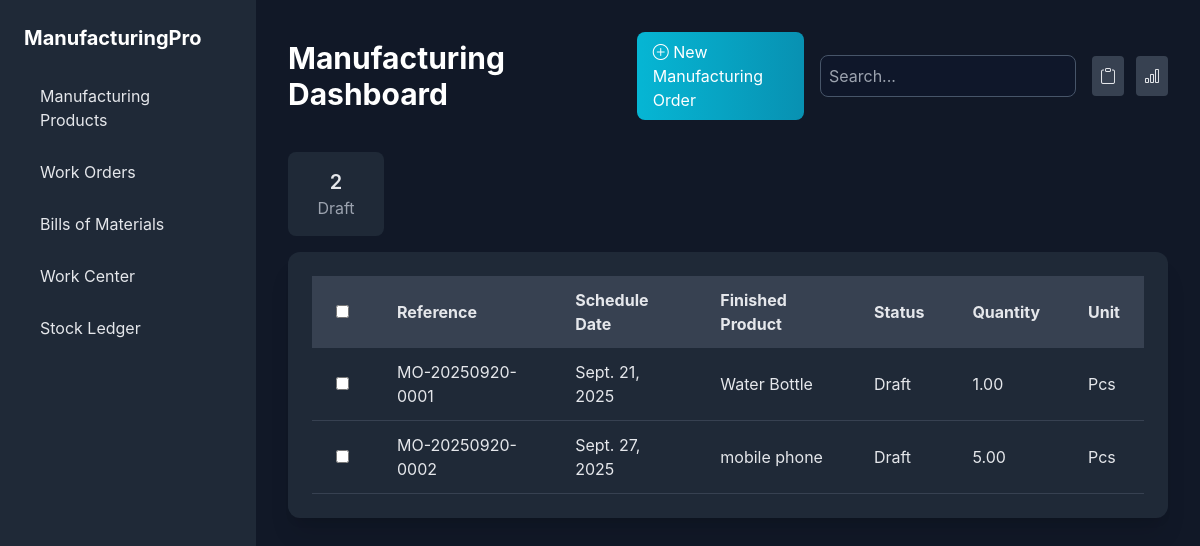
The page /work_order_analysis/ on the database as committed earlier.
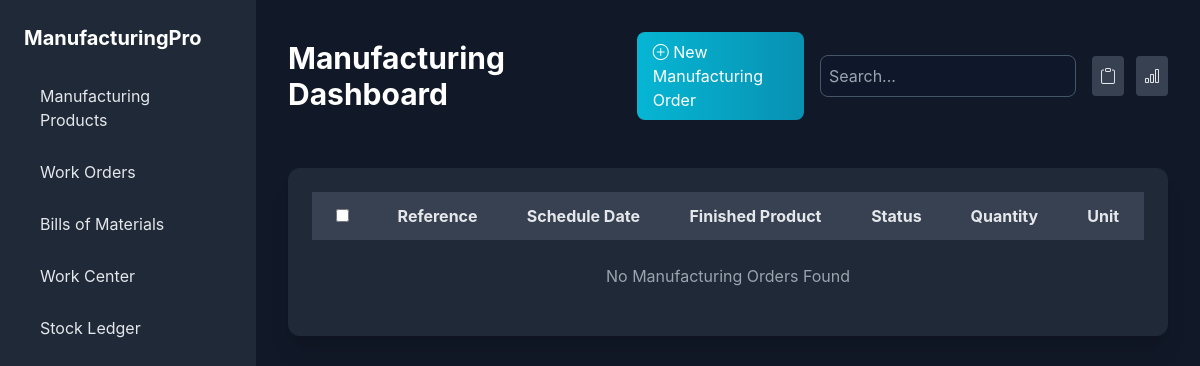
The same page on the database as committed later.
### myapp/models.py (models this page shows, shortened)
class ManufacturingOrder(models.Model):
    STATUS_CHOICES = [
        ('Draft', 'Draft'),
        ('Confirmed', 'Confirmed'),
        ('In-Progress', 'In-Progress'),
        ('To Close', 'To Close'),
        ('Done', 'Done'),
    ]
    reference = models.CharField(max_length=20, unique=True)
    schedule_date = models.DateField()
    product = models.ForeignKey(Product, on_delete=models.CASCADE, related_name='manufacturing_orders')
    assignee = models.CharField(max_length=100, blank=True, null=True)
    quantity = models.DecimalField(max_digits=10, decimal_places=2)
    unit = models.CharField(max_length=10, choices=Product.UNIT_CHOICES, default='Units')
    bom = models.ForeignKey(BillOfMaterials, on_delete=models.SET_NULL, null=True, blank=True)
    status = models.CharField(max_length=20, choices=STATUS_CHOICES, default='Draft')
    created_at = models.DateTimeField(auto_now_add=True)

class Product(models.Model):
    UNIT_CHOICES = [
        ('Units', 'Units'),
        ('Kg', 'Kilogram'),
        ('Litre', 'Litre'),
        ('Meter', 'Meter'),
        ('Pcs', 'Pieces'),
    ]
    name = models.CharField(max_length=100)
    unit_cost = models.DecimalField(max_digits=10, decimal_places=2)
    unit_choices = [('pcs', 'Pieces'), ('kg', 'Kilogram')]
    unit = models.CharField(max_length=10, choices=unit_choices)
    on_hand = models.DecimalField(max_digits=10, decimal_places=2, default=0)
    description = models.TextField(blank=True, null=True)
    on_hand = models.DecimalField(max_digits=12, decimal_places=2, default=0)
    free_to_use = models.DecimalField(max_digits=12, decimal_places=2, default=0)
    incoming = models.DecimalField(max_digits=12, decimal_places=2, default=0)
    outgoing = models.DecimalField(max_digits=12, decimal_places=2, default=0)
    total_value = models.DecimalField(max_digits=14, decimal_places=2, default=0)
    created_at = models.DateTimeField(auto_now_add=True)
    updated_at = models.DateTimeField(auto_now=True)
    class Meta:
        ordering = ['name']

### myapp/views.py (the view)
# urls.py: path('work_order_analysis/', views.work_order_analysis, name='work_order_analysis'),
def work_order_analysis(request):
    status_counts = ManufacturingOrder.objects.values('status').annotate(count=Count('id'))
    status_dict = {item['status']: item['count'] for item in status_counts}
    total_count = ManufacturingOrder.objects.count()
    context = {
        "status_counts": status_dict,
        "all_count": total_count,
        "manufacturing_orders": ManufacturingOrder.objects.all(),
    }
    return render(request, "work_order_analysis.html", context)

### templates/work_order_analysis.html (shortened to what the changed rows need)
<!DOCTYPE html>
<html lang="en">
<head>
    <script src="https://cdn.tailwindcss.com"></script>
    <link href="https://cdn.jsdelivr.net/npm/bootstrap-icons/font/bootstrap-icons.css" rel="stylesheet">
</head>
<body class="bg-gray-900 text-gray-200 min-h-screen flex">
    <aside class="w-64 bg-gray-800 p-6 min-h-screen">
        <h2 class="text-xl font-bold text-white mb-6">ManufacturingPro</h2>
    </aside>
    <main class="flex-1 p-4 sm:p-6 lg:p-8">
        <div class="flex flex-col md:flex-row items-center justify-between gap-4 mb-8">
            <h1 class="text-3xl font-bold text-white">Manufacturing Dashboard</h1>
        </div>
        <div class="grid grid-cols-8 gap-4 my-4">
            {% for key, value in status_counts.items %}
            <div class="bg-gray-800 p-4 rounded-lg text-center">
                <h2 class="text-xl font-semibold">{{ value }}</h2>
                <p class="text-gray-400">{{ key }}</p>
            </div>
            {% endfor %}
        </div>
        <div class="bg-gray-800 rounded-xl shadow-xl p-6 overflow-x-auto">
            <table class="min-w-full text-left">
                <thead class="bg-gray-700 text-gray-200">
                    <tr>
                        <th class="px-6 py-3"><input type="checkbox" id="selectAll"></th>
                        <th class="px-6 py-3">Reference</th>
                        <th class="px-6 py-3">Schedule Date</th>
                        <th class="px-6 py-3">Finished Product</th>
                        <th class="px-6 py-3">Status</th>
                        <th class="px-6 py-3">Quantity</th>
                        <th class="px-6 py-3">Unit</th>
                    </tr>
                </thead>
                <tbody class="text-gray-200">
                    {% for mo in manufacturing_orders %}
                    <tr class="border-b border-gray-700 hover:bg-gray-600 transition duration-150">
                        <td class="px-6 py-3"><input type="checkbox" class="order-checkbox"></td>
                        <td class="px-6 py-3">{{ mo.reference }}</td>
                        <td class="px-6 py-3">{{ mo.schedule_date }}</td>
                        <td class="px-6 py-3">{{ mo.product.name }}</td>
                        <td class="px-6 py-3">{{ mo.status }}</td>
                        <td class="px-6 py-3">{{ mo.quantity }}</td>
                        <td class="px-6 py-3">{{ mo.unit }}</td>
                    </tr>
                    {% empty %}
                    <tr>
                        <td colspan="7" class="text-center text-gray-400 py-6">No Manufacturing Orders Found</td>
                    </tr>
                    {% endfor %}
                </tbody>
            </table>
        </div>
    </main>
</body>
</html>

Rows that differ between the two databases and show on the page:
removed ManufacturingOrder: id "2", status "Draft", reference "MO-20250920-0002", schedule_date "Sept. 27, 2025", product.name "mobile phone", quantity "5.00", unit "Pcs"
removed ManufacturingOrder: reference "MO-20250920-0001", schedule_date "Sept. 21, 2025", product.name "Water Bottle", status "Draft", quantity "1.00", unit "Pcs"
Other text that changed with them:
text now shown: "No Manufacturing Orders Found"
